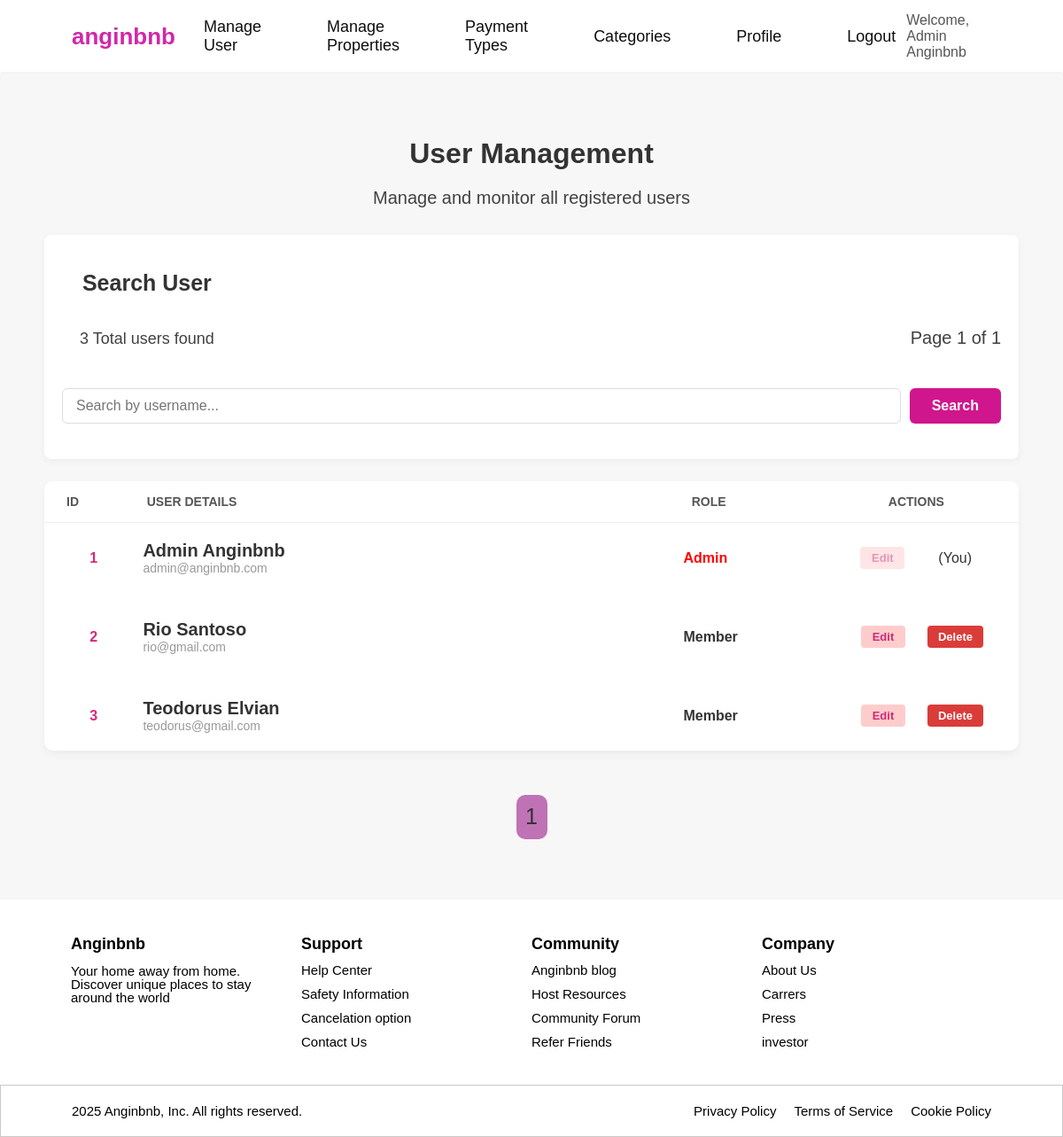
Screenshot of /admin/manage-users.php (signed in) with the database file from the repository.
### tables this page shows
CREATE TABLE MsUser (
    UserID INT(10) NOT NULL AUTO_INCREMENT,
    UserName VARCHAR(100) NOT NULL,
    UserEmail VARCHAR(100) NOT NULL,
    UserPassword VARCHAR(20) NOT NULL, 
    UserRole VARCHAR(10) NOT NULL,
    PRIMARY KEY (UserID)
);

### admin/manage-users.php (the view, shortened to what this page needs)
<?php
include '../config/database.php';
$search = isset($_GET['search']) ? mysqli_real_escape_string($connect, $_GET['search']) : '';
$where = "WHERE UserName LIKE '%$search%'";
$limit = 6;
$page = isset($_GET['page']) ? (int)$_GET['page'] : 1;
$start = ($page - 1) * $limit;
$total_result = mysqli_query($connect, "SELECT count(*) as total FROM MsUser $where");
$total_row = mysqli_fetch_assoc($total_result);
$total_users = $total_row['total'];
$total_pages = ceil($total_users / $limit);
$query = "SELECT * FROM MsUser $where LIMIT $start, $limit";
$result = mysqli_query($connect, $query);
include '../components/header.php';
include '../components/navbar.php';
?>
<main>
    <div class="container">
        <h1>User Management</h1>
        <p>Manage and monitor all registered users</p>
        <div class="searchbox">
            <div id="classinfo">
                <div class="Juduluser">
                    <p id="Search">Search User</p>
                    <p id="totaluser"><?php echo $total_users; ?> Total users found</p>
                </div>
                <p id="pageshow">Page <?php echo $page; ?> of <?php echo $total_pages; ?></p>
            </div>
            <form action="" method="GET" id="searchbar" style="display:flex; width:100%;">
                <input type="text" name="search" placeholder="Search by username..." id="inputclass" value="<?php echo htmlspecialchars($search); ?>">
                <button type="submit" id="search-btn">Search</button>
            </form>
        </div>
        <div class="grid-user">
            <div class="user-header">
                <div class="isi-header">ID</div>
                <div class="isi-header">User Details</div>
                <div class="isi-header" id="roleheader">Role</div>
                <div class="isi-header" id="action">Actions</div>
            </div>
            <div class="usergrid">
                <?php while($row = mysqli_fetch_assoc($result)): ?>
                    <div class="datauser">
                        <div class="UserID"><?php echo $row['UserID']; ?></div>
                        <div class="userdetails">
                            <p><?php echo htmlspecialchars($row['UserName']); ?></p>
                            <p><?php echo htmlspecialchars($row['UserEmail']); ?></p>
                        </div>
                    </div>
                    <div class="role" <?php if($row['UserRole'] == 'Admin') echo 'id="tulisanadmin"'; ?>>
                        <?php echo $row['UserRole']; ?>
                    </div>
                    <div class="actionbutton">
                        <?php if ($row['UserID'] == $_SESSION['user_id']): ?>
                            <button id="editadmin" disabled style="opacity:0.5;">Edit</button>
                            <span id="admin-label">(You)</span>
                        <?php else: ?>
                            <a href="admin/edit-user.php?id=<?php echo $row['UserID']; ?>">
                                <button class="edit" type="button">Edit</button>
                            </a>
                            <form action="" method="POST" style="display:inline;" onsubmit="return confirm('Are you sure delete this user?');">
                                <button type="submit" class="Delete">Delete</button>
                            </form>
                        <?php endif; ?>
                    </div>
                <?php endwhile; ?>
            </div>
        </div>
        <div class="pagination">
            <?php for($i = 1; $i <= $total_pages; $i++): ?>
                <a href="admin/manage-users.php?page=<?php echo $i; ?>&search=<?php echo $search; ?>"
                   class="<?php echo ($i == $page) ? 'page-active' : 'next-page'; ?>">
                   <?php echo $i; ?>
                </a>
            <?php endfor; ?>
        </div>
    </div>
</main>
<?php include '../components/footer.php'; ?>

### assets/css/style.css (style rules this page uses)
body { font-family: Arial, sans-serif; background-color: #f7f7f7; color: #333333; min-height: 100vh; margin: 0; padding: 0; display: flex; flex-direction: column; }
a { text-decoration: none; color: inherit; }

### assets/css/home.css (style rules this page uses)
body { background-color: white; color: #333333; min-height: 100vh; display: flex; flex-direction: column; }
a { text-decoration: none; color: inherit; }
main { flex-grow: 1; width: 100%; }

### assets/css/manageuser.css (style rules this page uses)
body { font-family: Arial, sans-serif; background-color: #f7f7f7; color: #333333; min-height: 100vh; margin: 0; padding: 0; display: flex; flex-direction: column; }
a { text-decoration: none; color: inherit; }
main { flex-grow: 1; padding: 40px 0px; }
.container { max-width: 1100px; margin: 0 auto; padding: 0 30px; }
h1 { font-size: 32px; font-weight: 800; margin-bottom: 5px; text-align: center; color: #333; }
main p { font-size: 20px; color: #414141; margin-bottom: 30px; text-align: center; }
.searchbox { display: flex; flex-direction: column; gap: 15px; margin-bottom: 25px; padding: 20px; background-color: white; border-radius: 8px; box-shadow: 0 2px 8px rgba(0, 0, 0, 0.05); }
#classinfo { display: flex; justify-content: space-between; align-items: flex-end; font-size: 16px; color: #333; padding: 0; }
#pageshow { text-align: right; font-weight: 400; }
.Juduluser { display: flex; flex-direction: column; margin-left: 20px; }
#Search { font-weight: 700; font-size: 25px; color: #333; margin-top: 20px; margin-bottom: 20px; }
#totaluser { font-size: 18px; }
#searchbar { display: flex; padding-bottom: 20px; gap: 10px; }
#inputclass { flex-grow: 1; padding: 10px 15px; border: 1px solid #ddd; border-radius: 6px; font-size: 16px; box-sizing: border-box; }
#search-btn { padding: 10px 25px; background-color: rgb(208, 22, 140); color: white; border: none; border-radius: 6px; font-size: 16px; font-weight: 600; }
.user-header { display: grid; grid-template-columns: 0.5fr 3fr 1.5fr 1.5fr; align-items: center; column-gap: 20px; padding: 15px 20px; }
.grid-user { background-color: white; border-radius: 10px; box-shadow: 0 4px 10px rgba(0, 0, 0, 0.05); overflow: hidden; }
.user-header, .usergrid { display: grid; grid-template-columns: 0.5fr 3.5fr 1.5fr 1.5fr; align-items: center; column-gap: 20px; padding: 0 20px; }
.user-header { background-color: white; border-bottom: 1px solid #eee; padding: 15px 25px; }
.isi-header { font-size: 14px; font-weight: bold; color: #555; text-transform: uppercase; gap: 20px ; }
#roleheader { margin-left: 100px; }
#action { margin-left: 90px; }
.role { margin-left: 90px; }
.usergrid { border-bottom: 1px solid #1b1717; row-gap: 50px; margin-top: 20px; margin-bottom: 20px; }
.usergrid:last-child { border-bottom: none; }
#tulisanadmin { color: red; }
.datauser { display: contents; }
.UserID { font-weight: 600; color: rgb(216, 40, 122); text-align: center; }
.userdetails { display: flex; flex-direction: column; text-align: left; }
.userdetails p { margin: 0; text-align: left; }
.userdetails p:first-child { font-weight: 600; color: #333; }
.userdetails p:last-child { font-size: 14px; color: #999; }
.role { font-weight: 600; color: #333; text-align: left; }
.actionbutton { display: flex; gap: 25px; justify-content: flex-end; align-items: center; min-height: 25px; margin-right: 20px; }
.actionbutton button { padding: 5px 12px; border: none; border-radius: 4px; font-size: 13px; font-weight: 600; cursor: pointer; transition: background-color 0.2s; min-width: 50px; text-align: center; }
.actionbutton .edit { background-color: #ffcccc; color: rgb(201, 45, 117); }
.actionbutton #editadmin { background-color: #ffcccc; color: rgb(201, 45, 117); }
.actionbutton .Delete { background-color: #da3c39; color: white; }
.actionbutton #editadmin,#admin-label { margin-right: 13px; }
.pagination { text-align: center; margin-top: 50px; display: flex; justify-content: center; gap: 15px; padding: 0px 30px; font-size: 25px; margin-bottom: 15px; }
.page-active { background-color: rgb(192, 114, 182); width: 35px; border-radius: 10px; height: 40px; padding-top: 10px; }

### rows the page displays
msuser: UserID "1", UserName "Admin Anginbnb", UserEmail "admin@anginbnb.com", UserRole "Admin", shows "Edit"
msuser: UserID "2", UserName "Rio Santoso", UserEmail "rio@gmail.com", UserRole "Member"
msuser: UserID "3", UserName "Teodorus Elvian", UserEmail "teodorus@gmail.com", UserRole "Member"

### other values shown
$_SESSION['user_name'] "Admin Anginbnb"
$total_users "3"
$page "1"
$total_pages "1"
